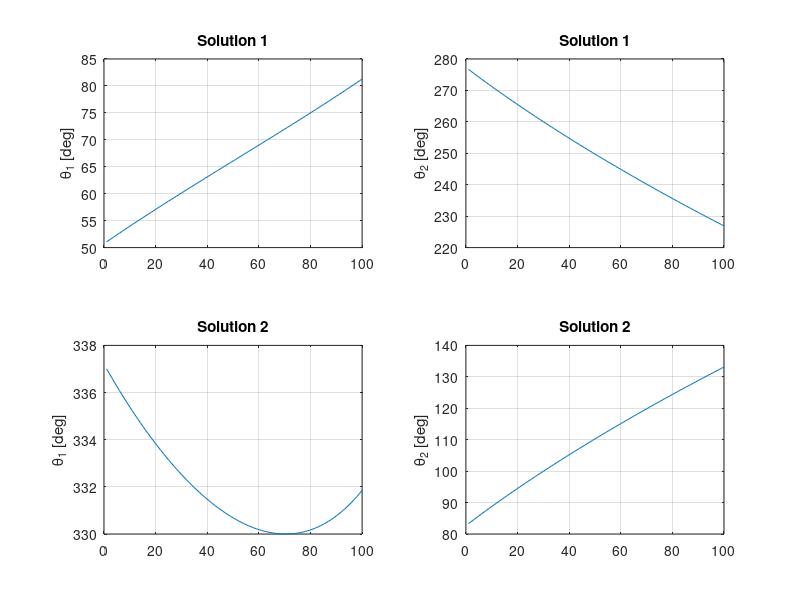
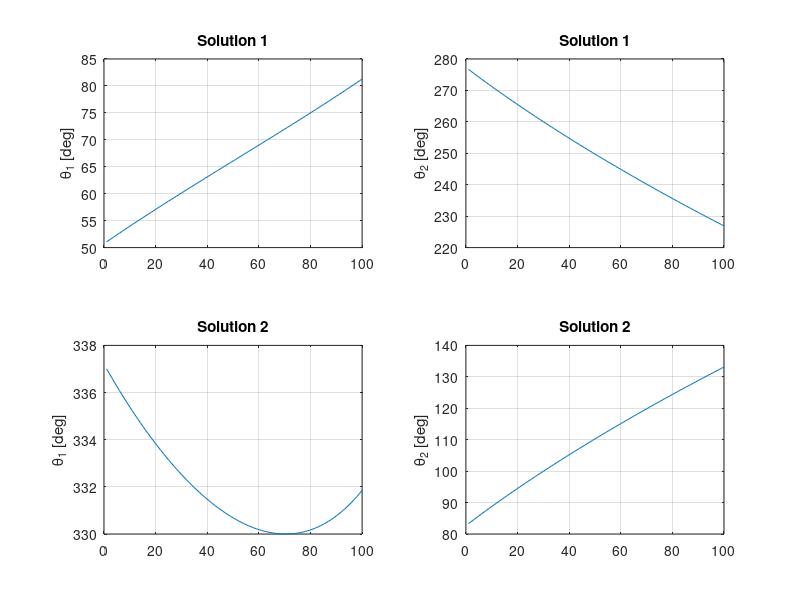

The MATLAB source for these figures, in order:
N = 100;
a1 = 30;
a2 = 25;
x0 = 20;
xN = 40;
x = [x0:(xN-x0)/(N-1):xN];
x = fliplr(x);
y0 = 10;
yN = 10;
y = ones(1, N) * 10;
%y = [y0:(yN-y0)/(N-1):yN];
%y = fliplr(y);

theta12 = -acos((x.^2 + y.^2 - a1^2 - a2^2)/(2*a1*a2));
theta11 = atan(abs(y./x)) - asin(a2*sin(theta12)./sqrt(x.^2 + y.^2));
theta22 = acos((x.^2 + y.^2 - a1^2 - a2^2)/(2*a1*a2));
theta21 = atan(abs(y./x)) - asin(a2*sin(theta22)./sqrt(x.^2 + y.^2));

figure(1);
subplot(2, 2, 1);
plot(theta11*360/(2*pi));
title('Solution 1');
ylabel('\theta_1 [deg]');
grid on;
subplot(2, 2, 2);
plot(360 + theta12*360/(2*pi));
title('Solution 1');
ylabel('\theta_2 [deg]');
grid on;
subplot(2, 2, 3);
plot(360 + theta21*360/(2*pi));
title('Solution 2');
ylabel('\theta_1 [deg]');
grid on;
subplot(2, 2, 4);
plot(theta22*360/(2*pi));
title('Solution 2');
ylabel('\theta_2 [deg]');
grid on;

print -deps -color graph.eps
print -dpng -color graph.png
